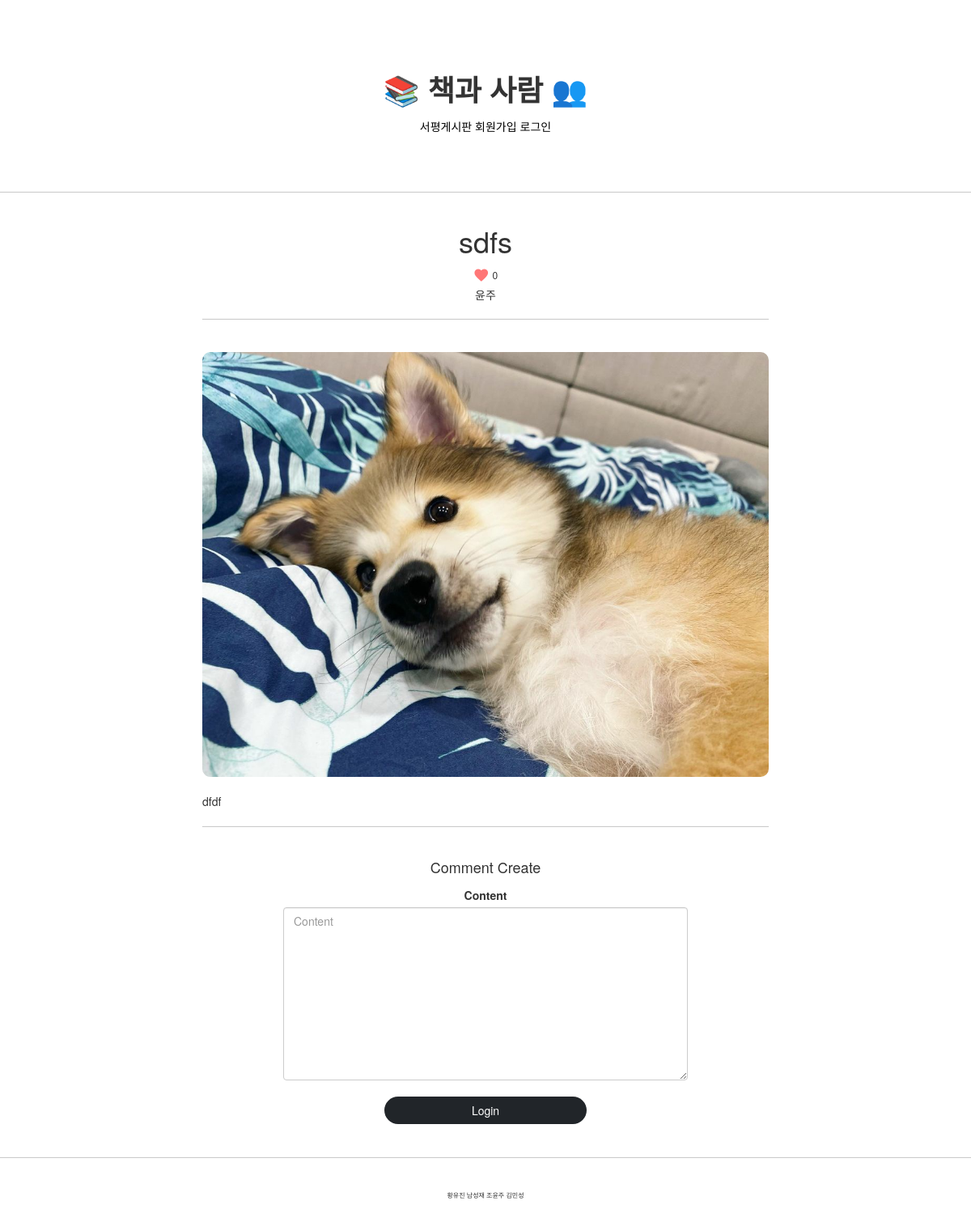
The page /articles/detail/2 on the database its author committed.
### articleapp/models.py (models this page shows)
class Article(models.Model):
    writer = models.ForeignKey(User, on_delete=models.SET_NULL, related_name='article', null=True)
    title = models.CharField(max_length=200, null=True)
    image = models.ImageField(upload_to='article/', null=False)
    content = models.TextField(null=True)
    created_at = models.DateField(auto_now_add=True, null=True)
    like = models.IntegerField(default=0)

### profileapp/models.py (models this page shows)
class Profile(models.Model):
    user = models.OneToOneField(User, on_delete=models.CASCADE, related_name='profile')
    image = models.ImageField(upload_to='profile/', null=True)
    nickname = models.CharField(max_length=20, unique=True, null=True)
    message = models.CharField(max_length=100, null=True)

### articleapp/views.py (the view)
# urls.py: path('detail/<int:pk>', ArticleDetailView.as_view(), name='detail'),
class ArticleDetailView(DetailView, FormMixin):
    model = Article
    form_class = CommentCreationForm
    context_object_name = 'target_article'
    template_name = 'articleapp/detail.html'

### commentapp/forms.py
class CommentCreationForm(ModelForm):
    class Meta:
        model = Comment
        fields = ['content']

### articleapp/templates/articleapp/detail.html (shortened to what this page needs)
{% extends 'base.html' %}
{% block content %}
    <div>
        <div style="text-align: center; max-width: 700px; margin: 4rem auto;">
            <h1>
                {{ target_article.title }}
            </h1>
            <div style="height: 2rem;">
                <a href="{% url 'likeapp:article_like' pk=target_article.pk %}">
                    <i style="vertical-align: middle; font-size: 2rem; color: #f77;" class="material-icons">
                    </i>
                </a>
                <span style="vertical-align: middle; font-size: 1.2rem;">
                    {{ target_article.like }}
                </span>
            </div>
            <h5>
                {{ target_article.writer.profile.nickname }}
            </h5>
            <hr>
            <img style="width: 100%; border-radius: 1rem; margin: 2rem 0;"
                    src="{{ target_article.image.url }}" alt="">
            <div class="text-left">
                {{ target_article.content | safe }}
            </div>
            <hr>
            {% include 'commentapp/create.html' with article=target_article %}
        </div>
    </div>
{% endblock %}

### static/base.css (style rules this page uses)
a { color: black; text-decoration-line: none; }

### rows shown on the page
Article: title "sdfs", like "0", writer.profile.nickname "윤주", image (picture), content "dfdf"
